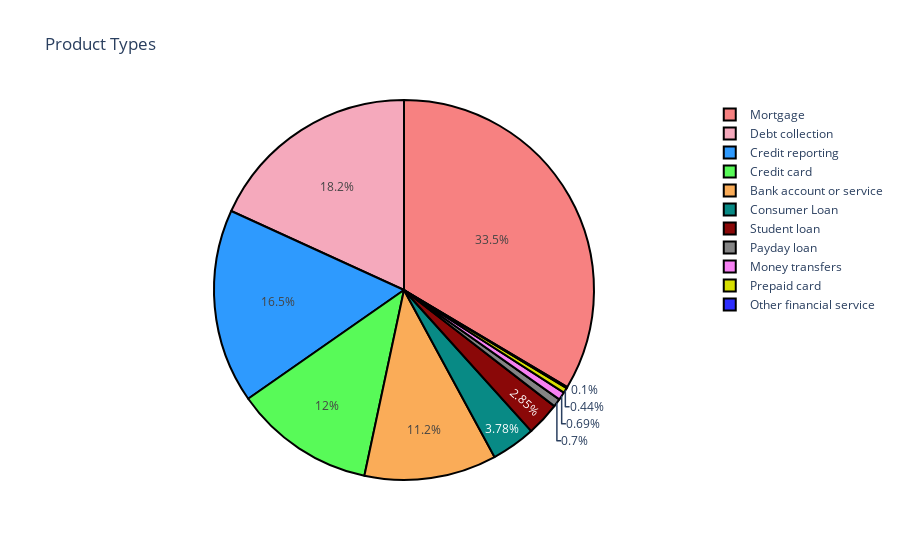

The cell this chart's notebook holds for it:
### Code cell
product_percentage = round(comp["product"].value_counts() / len(comp["product"]) * 100,2)

print(product_percentage)

labels = list(product_percentage.index)
values = product_percentage.values.tolist()
colors = ['#F78181', '#F5A9BC', '#2E9AFE', '#58FA58', '#FAAC58', '#088A85', '#8A0808', '#848484', '#F781F3', '#D7DF01', '#2E2EFE']


product_pie = go.Pie(labels=labels, values=values,
                          marker=dict(colors=colors,
                         line=dict(color='#000000', width=2)))

layout = go.Layout(title='Product Types')

fig = go.Figure(data=[product_pie], layout=layout)
iplot(fig)

### Figure 1 — Plotly figure (JSON) as saved in the notebook; plotly's stock layout.template omitted (floating-point values rounded to 4 significant figures)
{"data": [{"labels": ["Mortgage", "Debt collection", "Credit reporting", "Credit card", "Bank account or service", "Consumer Loan", "Student loan", "Payday loan", "Money transfers", "Prepaid card", "Other financial service"], "marker": {"colors": ["#F78181", "#F5A9BC", "#2E9AFE", "#58FA58", "#FAAC58", "#088A85", "#8A0808", "#848484", "#F781F3", "#D7DF01", "#2E2EFE"], "line": {"color": "#000000", "width": 2}}, "type": "pie", "values": [33.54, 18.18, 16.52, 11.96, 11.25, 3.78, 2.85, 0.7, 0.69, 0.44, 0.1]}], "layout": {"title": {"text": "Product Types"}}}
